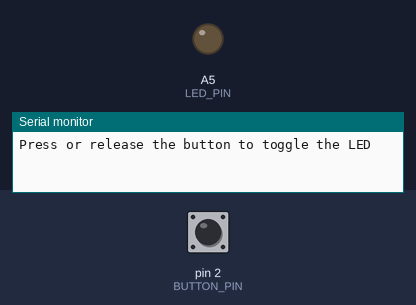
Bench run of a sketch on a simulated Arduino Uno, built with avr-gcc and run on an emulated ATmega328P. On the bench: output pins drawn as LEDs (lit = HIGH), the last lines printed to the serial monitor. Inputs (shaded band) come from the test bench; at power-on: pin 2 (BUTTON_PIN) HIGH.

Above: at 1.2 s.
1.3 s: pin 2 (BUTTON_PIN) pulled LOW for 0.15 s
At 1.37 s:
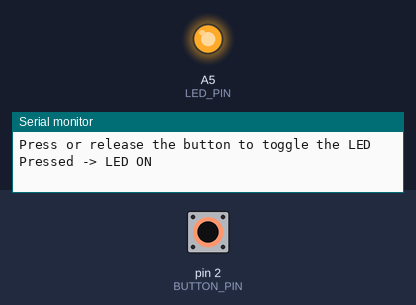
2.9 s: pin 2 (BUTTON_PIN) pulled LOW for 3.2 s
At 7.5 s:
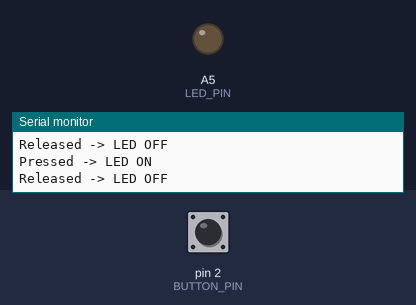
Timing chart, 0 to 9.0 s (numbered marks = the images above; inputs shaded):
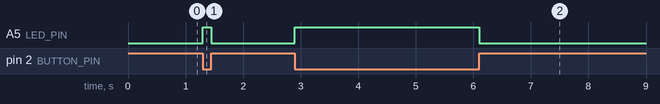

The sketch:

button_interrupt.ino
```cpp
const int BUTTON_PIN = 2;    // Button (D2 <-> GND), D2 = interrupt pin INT0
const int LED_PIN    = A5;   // LED (A5 -> 220 ohm resistor -> LED -> GND)

const unsigned long DEBOUNCE_MS = 50;  // Debounce time (ms)

// Variables shared with the ISR must be volatile
volatile bool ledState = false;           // LED state
volatile int buttonState = HIGH;          // Last accepted button state
volatile unsigned long lastIsrTime = 0;   // Time of the last accepted edge
volatile bool changed = false;            // Set by the ISR, cleared by loop()

// ISR: runs on every edge (press and release)
void onButtonChange() {
  unsigned long now = millis();
  int state = digitalRead(BUTTON_PIN);

  // Ignore bounces and edges that did not change the state
  if (now - lastIsrTime > DEBOUNCE_MS && state != buttonState) {
    lastIsrTime = now;
    buttonState = state;
    ledState = !ledState;
    digitalWrite(LED_PIN, ledState);
    changed = true;
  }
}

void setup() {
  pinMode(BUTTON_PIN, INPUT_PULLUP);
  pinMode(LED_PIN, OUTPUT);
  digitalWrite(LED_PIN, LOW);
  Serial.begin(9600);
  Serial.println("Press or release the button to toggle the LED");

  // CHANGE = trigger on both FALLING (press) and RISING (release)
  attachInterrupt(digitalPinToInterrupt(BUTTON_PIN), onButtonChange, CHANGE);
}

void loop() {
  // Serial must not be used inside the ISR, so print here
  if (changed) {
    noInterrupts();
    changed = false;
    int state = buttonState;
    bool led = ledState;
    interrupts();

    Serial.print(state == LOW ? "Pressed" : "Released");
    Serial.print(" -> LED ");
    Serial.println(led ? "ON" : "OFF");
  }
}
```

Measured:
- after the input at 1.3 s, A5 (LED_PIN): LOW → HIGH at once, → LOW 0.15 s later
- after the input at 2.9 s, A5 (LED_PIN): LOW → HIGH at once, → LOW 3.2 s later
